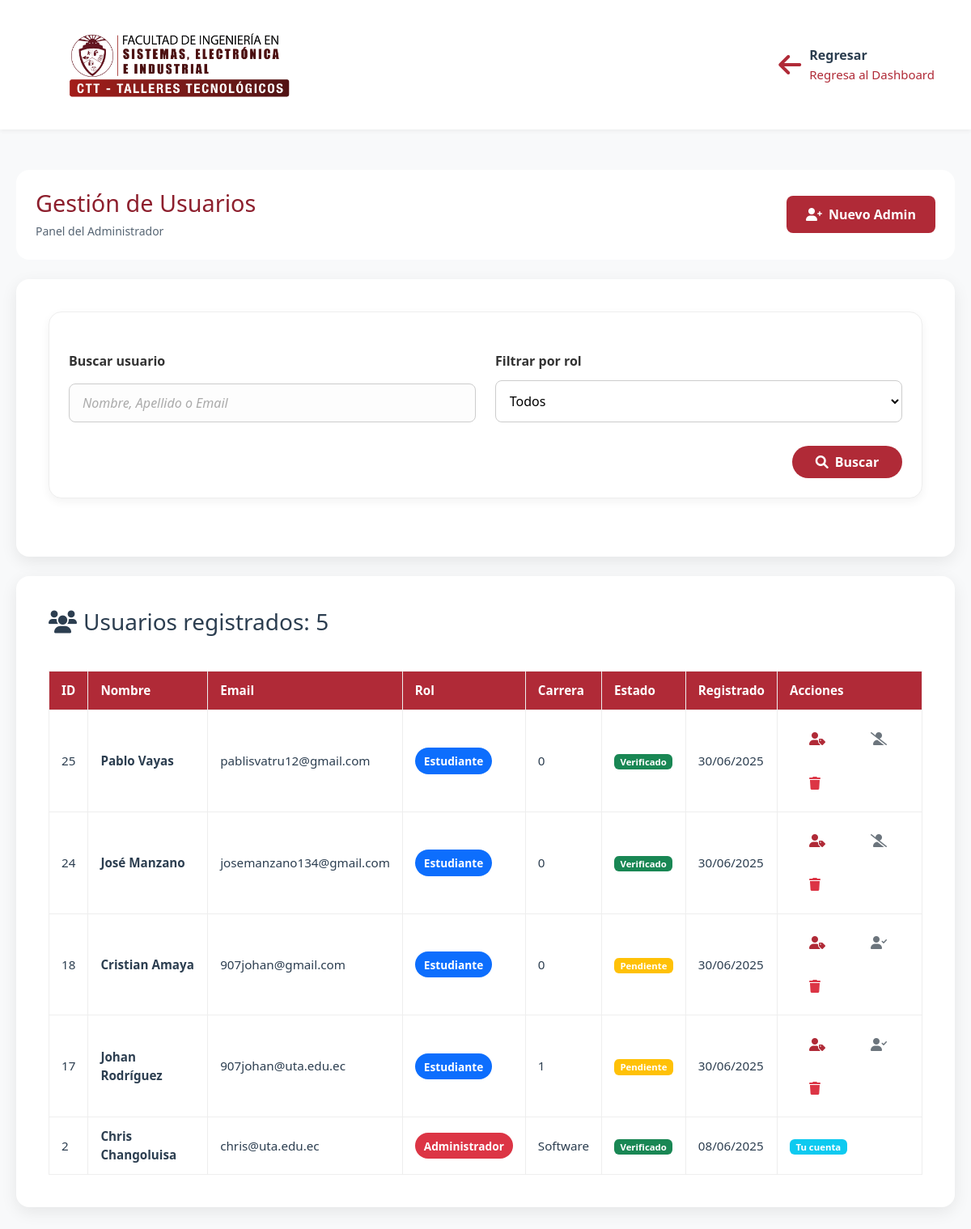
Screenshot of /admin/gestionar_usuarios.php (signed in) with the database file from the repository.
### tables this page shows
CREATE TABLE `estudiantes` (
  `id` int(11) NOT NULL,
  `nombre` varchar(100) NOT NULL,
  `apellido` varchar(100) NOT NULL,
  `cedula` varchar(20) NOT NULL,
  `telefono` varchar(15) NOT NULL,
  `correo` varchar(100) NOT NULL,
  `password` text NOT NULL,
  `genero` varchar(20) NOT NULL,
  `fecha_nacimiento` date NOT NULL,
  `tipo` enum('institucional','publico') NOT NULL DEFAULT 'publico',
  `carrera` varchar(100) DEFAULT NULL,
  `cedula_path` text DEFAULT NULL,
  `papeleta_path` text DEFAULT NULL,
  `matricula_path` text DEFAULT NULL,
  `fecha_registro` timestamp NOT NULL DEFAULT current_timestamp(),
  `rol` varchar(20) NOT NULL DEFAULT 'estudiante',
  `token` varchar(64) DEFAULT NULL,
  `codigo_verificacion` varchar(10) DEFAULT NULL,
  `verificado` tinyint(1) DEFAULT 0
);

### session.php (called while the page is built, shortened)
<?php
function getUserId() {
    return $_SESSION['usuario_id'] ?? null;
}

### admin/gestionar_usuarios.php (the view, shortened to what this page needs)
<?php
require_once '../session.php';
$cris = new Conexion();
$conn = $cris->conectar();
$buscar = $_GET['buscar'] ?? '';
$pagina = max(1, (int) ($_GET['pagina'] ?? 1));
$por_pagina = 10;
$offset = ($pagina - 1) * $por_pagina;
$where_conditions = [];
$where_clause = $where_conditions ? "WHERE " . implode(" AND ", $where_conditions) : "";
$query = "SELECT * FROM estudiantes $where_clause ORDER BY fecha_registro DESC LIMIT :limit OFFSET :offset";
$stmt = $conn->prepare($query);
$stmt->bindValue(':limit', $por_pagina, PDO::PARAM_INT);
$stmt->bindValue(':offset', $offset, PDO::PARAM_INT);
$stmt->execute();
$usuarios = $stmt->fetchAll(PDO::FETCH_ASSOC);
$count_query = "SELECT COUNT(*) as total FROM estudiantes $where_clause";
$stmt = $conn->prepare($count_query);
$stmt->execute();
$total_usuarios = $stmt->fetch(PDO::FETCH_ASSOC)['total'];
?>
<!DOCTYPE html>
<html lang="es">
<head>
    <link href="https://cdn.jsdelivr.net/npm/bootstrap@5.3.0/dist/css/bootstrap.min.css" rel="stylesheet">
    <link rel="stylesheet" href="https://cdnjs.cloudflare.com/ajax/libs/font-awesome/6.0.0/css/all.min.css">
    <link rel="stylesheet" href="../css/estilos.css">
</head>
<body>
    <header class="ctt-header">
        <div class="top-bar">
            <div class="logo">
                <img src="../uploads/logo.png" alt="Logo FISEI">
            </div>
            <div class="top-links">
                <div class="link-box">
                    <i class="fa-solid fa-arrow-left"></i>
                    <div>
                        <span class="title">Regresar</span><br>
                        <a href="javascript:history.back()">Regresa al Dashboard</a>
                    </div>
                </div>
            </div>
        </div>
    </header>
    <div class="admin-container">
        <div class="header-admin mb-4">
            <div>
                <h2>Gestión de Usuarios</h2>
                <small>Panel del Administrador</small>
            </div>
            <a href="crear_admin.php" class="btn enviar">
                <i class="fas fa-user-plus me-2"></i>Nuevo Admin
            </a>
        </div>
        <div class="content-panel mb-4">
            <form method="GET" class="admin-form">
                <div class="admin-form-fields w-100">
                    <div class="form-row">
                        <div>
                            <label for="buscar">Buscar usuario</label>
                            <input type="text" name="buscar" id="buscar" class="form-control-custom"
                                placeholder="Nombre, Apellido o Email" value="<?= htmlspecialchars($buscar) ?>">
                        </div>
                        <div>
                            <label for="rol">Filtrar por rol</label>
                            <select name="rol" id="rol" class="form-control-custom">
                                <option value="">Todos</option>
                            </select>
                        </div>
                    </div>
                    <div class="form-submit align-right mt-3">
                        <button type="submit" class="btn enviar">
                            <i class="fas fa-search me-2"></i>Buscar
                        </button>
                    </div>
                </div>
            </form>
        </div>
        <div class="content-panel">
            <h3 class="mb-4"><i class="fas fa-users me-2"></i>Usuarios registrados: <?= $total_usuarios ?></h3>
            <div class="table-responsive">
                <table class="custom-table">
                    <thead>
                        <tr>
                            <th>ID</th>
                            <th>Nombre</th>
                            <th>Email</th>
                            <th>Rol</th>
                            <th>Carrera</th>
                            <th>Estado</th>
                            <th>Registrado</th>
                            <th>Acciones</th>
                        </tr>
                    </thead>
                    <tbody>
                        <?php foreach ($usuarios as $usuario): ?>
                            <tr>
                                <td><?= $usuario['id'] ?></td>
                                <td><strong><?= htmlspecialchars($usuario['nombre'] . ' ' . $usuario['apellido']) ?></strong>
                                </td>
                                <td><?= htmlspecialchars($usuario['correo']) ?></td>
                                <td>
                                    <span
                                        class="badge-admin bg-<?= $usuario['rol'] === 'administrador' ? 'danger' : 'primary' ?>">
                                        <?= ucfirst($usuario['rol']) ?>
                                    </span>
                                </td>
                                <td><?= htmlspecialchars($usuario['carrera'] ?? 'N/A') ?></td>
                                <td>
                                    <span class="badge bg-<?= $usuario['verificado'] ? 'success' : 'warning' ?>">
                                        <?= $usuario['verificado'] ? 'Verificado' : 'Pendiente' ?>
                                    </span>
                                </td>
                                <td><?= date('d/m/Y', strtotime($usuario['fecha_registro'])) ?></td>
                                <td>
                                    <?php if ($usuario['id'] !== getUserId()): ?>
                                        <div class="d-flex gap-2 flex-wrap">
                                            <button type="button" class="btn btn-outline-primary btn-sm" data-bs-toggle="modal"
                                                data-bs-target="#cambiarRolModal" data-user-id="<?= $usuario['id'] ?>"
                                                data-user-name="<?= htmlspecialchars($usuario['nombre'] . ' ' . $usuario['apellido']) ?>"
                                                data-current-role="<?= $usuario['rol'] ?>">
                                                <i class="fas fa-user-tag"></i>
                                            </button>
                                            <form method="POST">
                                                <button type="submit" class="btn btn-outline-secondary btn-sm"
                                                    onclick="return confirm('¿Cambiar estado de verificación?')">
                                                    <i
                                                        class="fas fa-<?= $usuario['verificado'] ? 'user-slash' : 'user-check' ?>"></i>
                                                </button>
                                            </form>
                                            <form method="POST">
                                                <button type="submit" class="btn btn-outline-danger btn-sm"
                                                    onclick="return confirm('¿Estás seguro de eliminar este usuario?')">
                                                    <i class="fas fa-trash"></i>
                                                </button>
                                            </form>
                                        </div>
                                    <?php else: ?>
                                        <span class="badge bg-info">Tu cuenta</span>
                                    <?php endif; ?>
                                </td>
                            </tr>
                        <?php endforeach; ?>
                    </tbody>
                </table>
            </div>
        </div>
    </div>
</body>
</html>

### rows the page displays
estudiantes: id "25", nombre+apellido "Pablo Vayas", correo "pablisvatru12@gmail.com", rol "Estudiante", carrera "0", verificado "Verificado", fecha_registro "30/06/2025"
estudiantes: id "24", nombre+apellido "José Manzano", correo "josemanzano134@gmail.com", rol "Estudiante", carrera "0", verificado "Verificado", fecha_registro "30/06/2025"
estudiantes: id "18", nombre+apellido "Cristian Amaya", correo "907johan@gmail.com", rol "Estudiante", carrera "0", verificado "Pendiente", fecha_registro "30/06/2025"
estudiantes: id "17", nombre+apellido "Johan Rodríguez", correo "907johan@uta.edu.ec", rol "Estudiante", carrera "1", verificado "Pendiente", fecha_registro "30/06/2025"
estudiantes: id "2", nombre+apellido "Chris Changoluisa", correo "chris@uta.edu.ec", rol "Administrador", carrera "Software", verificado "Verificado", fecha_registro "08/06/2025", shows "Tu cuenta"

### other values shown
$total_usuarios "5"
